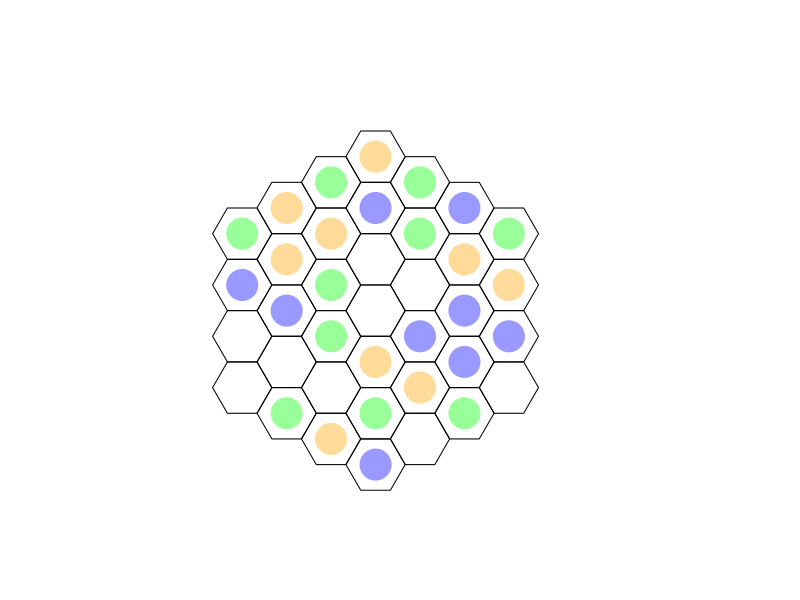

R code for this plot:
###################################
## TRI HEX GAME (tentative title)
####

# HEXFLEX
# TRIGON

## CONTENTS
'
 15 orange stones
 15 green stones
 15 blue stones
 5x5 hex game board (tentative size)
 opaque drawstring bag
'

## OBJECTIVE
'
 Create groups of three stones of the same color in the orientation 
 unique to that color. Each group of three is worth one point.
'
# orange stone group orientation: two linear, one offset
#   X X X X X    X X X X X 
#   X O O X X    X X O X X
#   O X X X X    X X O X X
#   X X X X X    X O X X X 
#   X X X X X    X X X X X 
#
# blue stone group orientation: three in a line
#   X X X X X     X X X X X 
#   X X O X X     X X X X X
#   X X O X X     X O O O X
#   X X O X X     X X X X X
#   X X X X X     X X X X X 
#
# green stone group orientation: three vertices (triangle)
#   X X X X X     X X X X X 
#   X X O X X     X X X X X 
#   X O O X X     X X O O X 
#   X X X X X     X X O X X 
#   X X X X X     X X X X X 

## GAMEPLAY
'
 All stones are placed in the drawstring bag.
 Each player takes turns randomly drawing a stone from the bag and placing it 
 on the hex board.
'

## BASIC MOTION
'
 orange stones push blue stones one space in a linear path.
 blue stones push green stones one space in a linear path.
 green stones push orange stones one space in a linear path.
'

## COMBOS
# If a orange stone pushes a blue stone into a space adjacent to a green stone,
#   the green stone is also pushed one space by the blue stone. If the pushed
#   green stone is adjacent to a orange stone, the orange stone is subsequently
#   pushed one space by the green stone. As so on and so forth. The reaction 
#   will continue until no other stones can be pushed.
#     X X X X X         X X X X W       X X X X X 
#     X R X W X         X R X X X       B X R X W 
#     X X X X X   -->   X X R X X   OR  X X X X X 
#     X X R X X         X X X X X       X X R X X 
#     X X X X X         X X B X X       X X X X X 
#
#
# If a blue stone is adjacent to a green stone on the board and a orange stone
#   is placed linearly adjacent to the blue stone, the blue stone remains 
#   stationary while the green stone is pushed one space (if open) by 
#   Newton's Cradle law.
#     X X X X X         X X W X X
#     X X W X X         X X X X X
#     X X R X X   -->   X X R X X
#     X X X X X         X X B X X
#     X X X X X         X X X X X

## RESTRICTIONS
'
 A stone cannot be placed on the board to create the desiblue orientation. The
 orientation must be created by pushing the stones into place.
'

## EDGE EFFECTS
'
 Stones can be pushed "off the edge" of the board if pushed by its counterpart.
 Stones pushed off the edge of the board are returned to the drawstring bag.
'

## GAME PLAY METRICS
'
 05/30/22: initial observations
    - orange configuration is more likely to occur by random placement, no pushing or replacement
'
#############################################################################
## GAME BUILDING
##

require(pracma)
require(sp)
require(zoo)


## CREATE BOARD
#
#     O O O O
#    O O O O O
#   O O O O O O
#  O O O O O O O
#   O O O O O O
#    O O O O O
#     O O O O
#
'
 37 spaces, hexagons in the shape of a hexagon
 
'

createBoard <- function(size=13,x0=4,y0=11){
  
  Hexagon <- function(x, y, unitcell = 1){
    ratio <- sqrt(3)/2
    polygon(x = c(x, x+unitcell/2, x+unitcell+(unitcell/2), 
                  x+unitcell*2, x+unitcell+(unitcell/2), x+unitcell/2),
            y = c(y, y+ratio, y+ratio, y, y-ratio, y-ratio))
  }
  
  nrow <- ncol <- size
  ratio <- sqrt(3)/2
  
  # x0 <- 4
  # y0 <- 11
  
  xint <- ratio*sqrt(3)
  yint <- ratio
  
  x_offset <- 3
  x_multiplier <- c(0,1,2,3,2,3,2,3,2,3,2,1,0)
  y_multiplier <- seq(0,12)
  num_in_row <- c(1,2,3,4,3,4,3,4,3,4,3,2,1)
  x_center <- c()
  y_center <- c()
  
  # empty plot window
  plot(0, 0, type = "n", axes = FALSE, xlim=c(0, ncol),
       ylim=c(0, nrow), xlab="", ylab= "", asp=1)
  
  # plot hexes, compute centerpoints
  for(i in seq_along(num_in_row)){
    offset_multiplier <- seq(0,num_in_row[i]-1)
    for(j in seq(num_in_row[i])){
      update_x <- x0-xint*x_multiplier[i]+x_offset*offset_multiplier[j]
      update_y <- y0-yint*y_multiplier[i]
      Hexagon(update_x,update_y)
      
      x_center <- append(x_center, update_x+1, after=length(x_center))
      y_center <- append(y_center, update_y, after=length(y_center))
    }
  }
  
  # list relationships between hexes
  '
    Blue - linear-linear-linear
    Green - three nearest neighbors
    orange - linear-linear-offset
  '
  
  linear_rows <- list(c(7,4,2,1),
                      c(14,11,8,5,3),
                      c(21,18,15,12,9,6),
                      c(28,25,22,19,16,13,10),
                      c(32,29,26,23,20,17),
                      c(35,33,30,27,24),
                      c(37,36,34,31),
                      c(28,32,35,37),
                      c(21,25,29,33,36),
                      c(14,18,22,26,30,34),
                      c(7,11,15,19,23,27,31),
                      c(4,8,12,16,20,24),
                      c(2,5,9,13,17),
                      c(1,3,6,10),
                      c(7,14,21,28),
                      c(4,11,18,25,32),
                      c(2,8,15,22,29,35),
                      c(1,5,12,19,26,33,37),
                      c(3,9,16,23,30,36),
                      c(6,13,20,27,34),
                      c(10,17,24,31))
  
  neighbors <- list(c(3,5,2),
                    c(1,5,8,4),
                    c(6,9,5,1),
                    c(2,8,11,7),
                    c(1,3,9,12,8,2),
                    c(10,13,9,3),
                    c(4,11,14),
                    c(2,5,12,15,11,4),
                    c(3,6,13,16,12,5),
                    c(17,13,6),
                    c(4,8,15,18,14,7),
                    c(5,9,16,19,15,8),
                    c(6,10,17,20,16,9),
                    c(7,11,18,21),
                    c(8,12,19,22,18,11),
                    c(9,13,20,23,19,12),
                    c(24,20,13,10),
                    c(11,15,22,25,21,14),
                    c(12,16,23,26,22,15),
                    c(13,17,24,27,23,16),
                    c(14,18,25,28),
                    c(15,19,26,29,25,18),
                    c(16,20,27,30,26,19),
                    c(31,27,20,17),
                    c(18,22,29,32,28,21),
                    c(19,23,30,33,29,22),
                    c(20,24,31,34,30,23),
                    c(21,25,32),
                    c(22,26,33,35,32,25),
                    c(23,27,34,36,33,26),
                    c(34,27,24),
                    c(28,25,29,35),
                    c(26,30,36,37,35,29),
                    c(36,30,27,31),
                    c(32,29,33,37),
                    c(37,33,30,34),
                    c(35,33,36))

  return(list("ID"=seq(1,length(x_center)),
              "X"=x_center,
              "Y"=y_center,
              "VAL"=rep(0,length(x_center)),
              "turn"=0,
              "linear_rows"=linear_rows,
              "neighbors"=neighbors))
}

refreshBoard <- function(size=13,x0=4,y0=11){
  Hexagon <- function(x, y, unitcell = 1){
    ratio <- sqrt(3)/2
    polygon(x = c(x, x+unitcell/2, x+unitcell+(unitcell/2), 
                  x+unitcell*2, x+unitcell+(unitcell/2), x+unitcell/2),
            y = c(y, y+ratio, y+ratio, y, y-ratio, y-ratio))
  }
  
  nrow <- ncol <- size
  ratio <- sqrt(3)/2
  
  # x0 <- 4
  # y0 <- 11
  
  xint <- ratio*sqrt(3)
  yint <- ratio
  
  x_offset <- 3
  x_multiplier <- c(0,1,2,3,2,3,2,3,2,3,2,1,0)
  y_multiplier <- seq(0,12)
  num_in_row <- c(1,2,3,4,3,4,3,4,3,4,3,2,1)
  x_center <- c()
  y_center <- c()
  
  # empty plot window
  plot(0, 0, type = "n", axes = FALSE, xlim=c(0, ncol),
       ylim=c(0, nrow), xlab="", ylab= "", asp=1)
  
  for(i in seq_along(num_in_row)){
    offset_multiplier <- seq(0,num_in_row[i]-1)
    for(j in seq(num_in_row[i])){
      update_x <- x0-xint*x_multiplier[i]+x_offset*offset_multiplier[j]
      update_y <- y0-yint*y_multiplier[i]
      Hexagon(update_x,update_y)
    }
  }
  
}

updateBoard <- function(centers,selection,placeRandom){
  x_cell <- centers$X[which(centers$ID==placeRandom)]
  y_cell <- centers$Y[which(centers$ID==placeRandom)]
  points(x_cell,y_cell,col=pastellize(selection$stone,p=0.4),pch=19,cex=4,lwd=2)
}

pastellize <- function(x, p){
  
  # x is a colour
  # p is a number in [0,1]
  # p = 1 will give no pastellization
  
  # convert hex or letter names to rgb
  if (is.character(x)) x <- col2rgb(x)/255
  
  # convert vector to rgb
  if (is.numeric(x)) x <- matrix(x, nr=3)
  
  col <- rgb2hsv(x, maxColorValue=1)
  col[2,1] <- col[2,1]*p
  col <- hsv2rgb(col)
  
  # return in convenient format for plots
  rgb(col[1], col[2], col[3])
}

hsv2rgb <- function(x){  
  # convert an hsv colour to rgb  
  # input:  a 3 x 1 matrix (same as output of rgb2hsv() function)  
  # output: vector of length 3 with values in [0,1]    
  
  # recover h, s, v values  
  h <- x[1,1]  
  s <- x[2,1]  
  v <- x[3,1]    
  
  # follow the algorithm from Wikipedia  
  C <- s*v   
  
  # in R, h takes values in [0,1] rather than [0, 360], so dividing by  
  # 60 degrees is the same as multiplying by six  
  hdash <- h*6  
  X <- C * (1 - abs(hdash %% 2 -1))
  
  if (0 <= hdash & hdash <=1) RGB1 <- c(C, X, 0)  
  if (1 <= hdash & hdash <=2) RGB1 <- c(X, C, 0)  
  if (2 <= hdash & hdash <=3) RGB1 <- c(0, C, X)  
  if (3 <= hdash & hdash <=4) RGB1 <- c(0, X, C)  
  if (4 <= hdash & hdash <=5) RGB1 <- c(X, 0, C)  
  if (5 <= hdash & hdash <=6) RGB1 <- c(C, 0, X)    
  
  # the output is a vector of length 3. This is the most convenient  
  # format for using as the col argument in an R plotting function  
  RGB1 + (v-C)
}

## DRAW STONES
initializeBag <- function(num_stones=12){
  bag_init = c(rep("orange",num_stones),rep("blue",num_stones),rep("green",num_stones))
  return(list("available"=bag_init,"memory"=c()))
}

drawFromBag <- function(bag){
  updated_bag <- bag
  
  if(isempty(bag$available)){ stop("Bag is empty") }
  drawn_stone <- sample(bag$available,1)
  updated_bag$memory <- c(bag$memory,drawn_stone)
  updated_bag$stone <- drawn_stone
  
  to_remove <- which(bag$available==drawn_stone)[1]
  updated_bag$available <- bag$available[-to_remove]
  
  return(updated_bag)
}

addToBag <- function(placeStone,bag){
  updated_bag <- bag
  
}


## PLACE STONES
# random for now

availablePositions <- function(centers){
  open <- centers$ID[which(centers$VAL==0)]
  return(open)
}

legalPositions <- function(centers){
  '
  Identify illegal orientations
  Outputs: yes legal, no not legal & locations
  '
  
  # check blue - linear - VAL=2
  check_blue <- c()
  for(i in seq_along(centers$linear_rows)){
    hex_in_row <- centers_new$ID[centers_new$linear_rows[[i]]]
    tmp <- centers$VAL[centers$linear_rows[[i]]]
    triplets <- c()
    if(any(tmp==2)){
      id <- as.integer(tmp==2)
      trip <- rollsum(id,3)
      if(any(trip==3)){
        id_trip <- which(trip==3)
        for(j in seq_along(id_trip)){
          triplets <- append(triplets,list(hex_in_row[seq(id_trip[j],id_trip[j]+2)]),after=length(triplets))
        }
      }
    }
    
    if(!is.null(triplets)){
      check_blue <- append(check_blue,triplets,after=length(check_blue))
    }
  }
  
  # check green - neighbors - VAL=3
  check_green <- c()
  green_on_board <- centers$ID[which(centers$VAL==3)]
  if(any(green_on_board>0)){
    for(i in seq_along(green_on_board)){
      group_green <- c()
      hex_in_group <- centers$neighbors[[green_on_board[i]]]
      id_gr <- as.integer(centers$VAL[hex_in_group]==3)
      if(any(id_gr==1)){
        duo <- rollsum(id_gr,2)
        if(any(duo==2)){
          id_duo <- which(duo==2)
          for(j in seq_along(id_duo)){
            group_green <- append(group_green,list(c(green_on_board[i],hex_in_group[seq(id_duo[j],id_duo[j]+1)])),after=length(group_green))
          }
        }
      }
      
      if(!is.null(group_green)){
        check_green <- append(check_green,group_green,after=length(check_green))
      }
    }
    'remove duplicates'
    len <- length(check_green)
    rm_id <- c()
    for(i in seq(len-1)){
      a <- check_green[[i]]
      for(j in seq(i+1,len)){
        b <- check_green[[j]]
        tmp <- intersect(a,b)
        if(length(tmp)==3){
          rm_id <- append(rm_id,j,after=length(rm_id))
        }
      }
    }
    if(!is.null(rm_id)){
      check_green <- check_green[- unique(rm_id)]
    }
  }
  
  # check orange - linear+offset - VAL=1
  check_orange <- c()
  for(i in seq_along(centers$neighbors)){
    group_orange <- c()
    hex_neighbors <- centers$neighbors[[i]]
    if(length(hex_neighbors)==6){ 'for fully surrounded hexes'
      tmp_hex <- c(hex_neighbors[5:6],hex_neighbors)
      id_yel <- as.integer(centers$VAL[tmp_hex]==1)
      if(any(id_yel==1)){
        yel <- rollsum(id_yel,3)
        if(any(yel==3)){
          yel_id <- which(yel==3)
          for(j in seq_along(yel_id)){
            group_orange <- append(group_orange,list(tmp_hex[seq(yel_id[j],yel_id[j]+2)]),after=length(group_orange))
          }
        }
      }
    } else { 'for all other hexes'
      id_yel <- as.integer(centers$VAL[hex_neighbors]==1)
      if(any(id_yel==1)){
        yel <- rollsum(id_yel,3)
        if(any(yel==3)){
          yel_id <- which(yel==3)
          for(j in seq_along(yel_id)){
            group_orange <- append(group_orange,list(hex_neighbors[seq(yel_id[j],yel_id[j]+2)]),after=length(group_orange))
          }
        }
      }
    }
    
    
    if(!is.null(group_orange)){
      check_orange <- append(check_orange,group_orange,after=length(check_orange))
    }
  }
  
  'determine yes/no'
  if(is.null(check_blue) & is.null(check_green) & is.null(check_orange)){
    outcome <- "LEGAL"
  } else {
    outcome <- "ILLEGAL"
  }
  
  'return values'
  return(list("outcome" = outcome,
              "blue"=check_blue,
              "green"=check_green,
              "orange"=check_orange))
}

selectPosition <- function(available_positions){
  '
   Random for now.
   Consider situation where player must select between two potential wins.
  '
  placeRandom <- sample(available_positions,1)
  return(placeRandom)
}

updatePositions <- function(centers,selection,placeRandom){
  update_centers <- centers
  update_centers$turn <- centers$turn + 1

  switch(selection$stone,
         orange = update_centers$VAL[placeRandom] <- 1,
         blue = update_centers$VAL[placeRandom] <- 2,
         green = update_centers$VAL[placeRandom] <- 3)
  
  return(update_centers)
}

pushStones <- function(){
  
}

#############################################
## GAMEPLAY

centers <- createBoard()
bag <- initializeBag()
turn <- 0
illegal_count <- 0
for(game in seq(36)){
  if(turn==0){
    selection <- drawFromBag(bag)
    open_positions <- availablePositions(centers)
    placeStone <- selectPosition(open_positions)
    updateBoard(centers,selection,placeStone)
    centers_new <- updatePositions(centers,selection,placeStone)
    bag_update <- selection
    turn <- turn + 1
  } else {
    bag_update_tmp <- drawFromBag(bag_update)
    open_positions <- availablePositions(centers_new)

    placeStone <- selectPosition(open_positions)
    centers_new_tmp <- updatePositions(centers_new,bag_update_tmp,placeStone)
    illegal_positions <- legalPositions(centers_new_tmp)
    status <- illegal_positions$outcome
    
    if(status == "LEGAL"){
      # --> push stones, update positions, eval win, remove stones, update bag, update board
      
      centers_new <- centers_new_tmp
      bag_update <- bag_update_tmp
      updateBoard(centers_new,bag_update,placeStone)
      turn <- turn + 1
    } else {
      illegal_count <- illegal_count + 1
    }
  }
}

print(illegal_count)

# print(bag_update)
# print(centers_new)


#############################################
## OLD CODE

# VERTICES
# x <- seq(0,ncol,3)
# y <- seq(0,nrow,sqrt(3))
# x0 <- x+1.5
# y0 <- y+sqrt(3)/2
# 
# XY <- meshgrid(x,y)
# XY0 <- meshgrid(x0,y0)
# 
# x1 <- x0 - 1
# XY1 <- meshgrid(x1,y0)
# 
# x2 <- x - 1
# XY2 <- meshgrid(x2,y)
# 
# plot(XY$X,XY$Y,xlim=c(-1,ncol+3),ylim=c(-1,nrow+3))
# points(XY0$X,XY0$Y,col='red')
# points(XY1$X,XY1$Y,col='cyan')
# points(XY2$X,XY2$Y,col='green')
